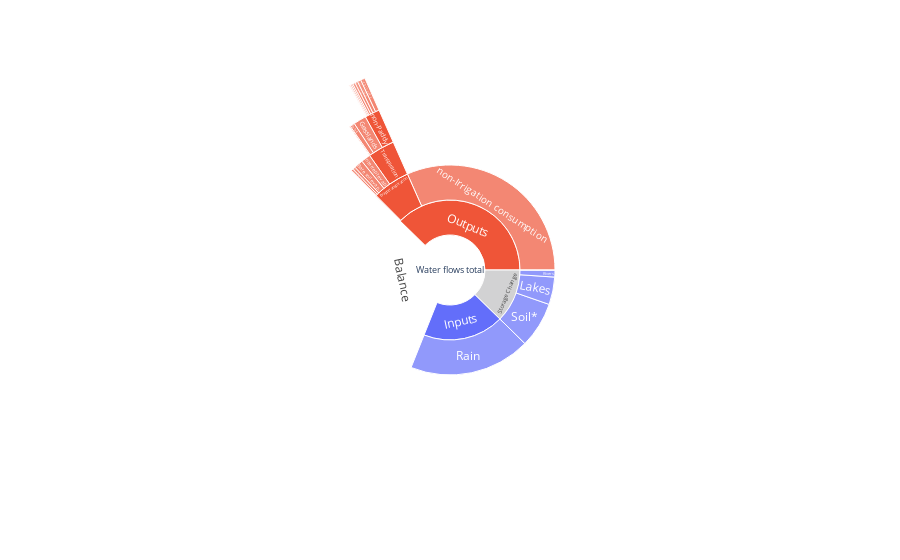

The cell this chart's notebook holds for it:
### Code cell
if withCrops == True:
    ####################
    # Circle, complete, with ET
    #['sum_actTransTotal',       'Transpiration',                'M',    'Output_ET'],
    labels_ET, parents_ET, values_ET, colors_ET = [], [], [], []
    VAR = [WB['Output_ET'], 'Evapotranspiration']


    for Var in VAR[0]:
        Y = Var[1]
        Y = Y[2:]
        labels_ET.append(Var[0])
        parents_ET.append(VAR[1])
        values_ET.append(np.sum(Y))
        colors_ET.append('negative')

        if Var[0] == 'Transpiration':
            total_Trans = np.sum(Y)

    #21Oct values_ET[-1] += max(sum(values_ET)-total_ET, 0)

    ####
    # ['actTransTotal_nonpaddy', 'Transpiration (non-Paddy)', 'M', 'Output_Trans']
    labels_Trans, parents_Trans, values_Trans, colors_Trans = [], [], [], []

    VAR = [WB['Output_Trans'], 'Transpiration']

    #21Oct Y_select = []
    for Var in VAR[0]:
        Y = Var[1]
        Y = Y[2:]
        labels_Trans.append(Var[0])
        parents_Trans.append(VAR[1])
        values_Trans.append(np.sum(Y))
        colors_Trans.append('negative')

        if Var[0] == 'non-Paddy': #21Oct Transpiration (non-Paddy)
            total_irrTrans = np.sum(Y)    
        if Var[0] == 'Grasslands': #21Oct Transpiration (non-Paddy)
            total_nonirrTrans = np.sum(Y)    

    #Oct21 values_Trans[-1] += max(sum(values_Trans)-total_Trans, 0)
    #####
    # ['actTransTotal_crops_Irr[0]', 'Trans Irr crop 0', 'M', 'Output_irrTrans']
    labels_irrTrans, parents_irrTrans, values_irrTrans, colors_irrTrans = [], [], [], []
    if 'Output_irrTrans' in WB.keys():
        
        VAR = [WB['Output_irrTrans'], 'non-Paddy']
        for Var in VAR[0]:
            Y = Var[1]
            Y = Y[2:]
            labels_irrTrans.append(Var[0])
            parents_irrTrans.append(VAR[1])
            values_irrTrans.append(np.sum(Y))
            colors_irrTrans.append('negative')
        
    
    labels_nonirrTrans, parents_nonirrTrans, values_nonirrTrans, colors_nonirrTrans = [], [], [], []
    if 'Output_nonirrTrans' in WB.keys():
        
        VAR = [WB['Output_nonirrTrans'], 'Grasslands']
        for Var in VAR[0]:
            Y = Var[1]
            Y = Y[2:]
            labels_irrTrans.append(Var[0])
            parents_irrTrans.append(VAR[1])
            values_irrTrans.append(np.sum(Y))
            colors_irrTrans.append('negative')

    #21Oct values_irrTrans[-1] -= max(sum(values_irrTrans)-total_irrTrans, 0)

    values_Parents_map_Circle_complete = {'Water flows total':total_input_adjusted+ total_output+magnitude_change+abs(balance),
                                          'Inputs':total_input_adjusted, 
                                          'Outputs':total_output, 
                                          'Storage Change':magnitude_change,
                                          '':total_input_adjusted+ total_output+magnitude_change+abs(balance), 
                                          'Evapotranspiration': total_ET,   
                                          'Transpiration':total_Trans,
                                          'non-Paddy': total_irrTrans,
                                          'Grasslands': total_nonirrTrans
                                }


    labels  =labels_Circle_main+labels_ET+labels_Trans+labels_irrTrans+labels_nonirrTrans
    parents =parents_Circle_main+ parents_ET+ parents_Trans + parents_irrTrans+ parents_nonirrTrans
    values  =values_Circle_main+values_ET+values_Trans + values_irrTrans + values_nonirrTrans
    colors  =colors_Circle_main+ colors_ET+ colors_Trans + colors_irrTrans + colors_nonirrTrans
    fractions = ["{:.1%}".format(values[i]/values_Parents_map_Circle_complete[parents[i]]) for i in range(len(values))]

    #print([(labels[i], values[i]) for i in range((len(labels)))])

    d={'labels':labels, 'parents':parents, 'values':values, 'colors':colors, 'fractions':fractions}

    df = pd.DataFrame(data=d)
    fig_Circle_complete_crops = px.sunburst(df, names='labels', parents='parents', values='values', color='colors', branchvalues='total', color_discrete_map=colors_Circle_main_discrete_map, hover_data=['fractions'])
    #fig.update_layout(uniformtext=dict(minsize=15, mode='hide'))
    fig_Circle_complete.update_layout(height=700, title='Water balance circle<br><br> '+Title)
    fig_Circle_complete.update_layout(
        title={'y':0.75, 'x':0.05, 'xanchor': 'left', 'yanchor': 'top'}) #, 'font_size':26})

    fig_Circle_complete_crops.update_layout(hoverlabel=dict(font_size=16))
    if dark:
        fig_Circle_complete_crops.update_layout(template='plotly_dark')
    fig_Circle_complete_crops.show()


    # Creating circle with crops 
    # ['actTransTotal_crops_Irr[0]', 'Trans Irr crop 0', 'M', 'Output_irrTrans']

### Figure 1 — Plotly figure (JSON) as saved in the notebook; plotly's stock layout.template omitted (floating-point values rounded to 4 significant figures)
{"data": [{"branchvalues": "total", "customdata": [["18.7%"], ["37.6%"], ["12.4%"], ["31.3%"], ["0.0%"], ["100.0%"], ["0.0%"], ["0.1%"], ["15.4%"], ["0.1%"], ["0.3%"], ["84.1%"], ["0.0%"], ["0.3%"], ["8.4%"], ["34.3%"], ["56.9%"], ["53.3%"], ["18.0%"], ["18.8%"], ["5.4%"], ["4.5%"], ["0.0%"], ["14.2%"], ["38.0%"], ["2.9%"], ["44.9%"], ["12.9%"], ["15.5%"], ["25.1%"], ["0.0%"], ["6.9%"], ["0.0%"], ["1.0%"], ["0.0%"], ["1.2%"], ["2.2%"], ["0.0%"], ["4.4%"], ["8.0%"], ["0.0%"], ["3.2%"], ["0.0%"], ["19.3%"], ["0.0%"]], "domain": {"x": [0, 1], "y": [0, 1]}, "hovertemplate": "labels=%{label}<br>value=%{value}<br>parent=%{parent}<br>fractions=%{customdata[0]}<extra></extra>", "labels": ["Inputs", "Outputs", "Storage Change", "Balance", "Adjusted pumping", "Rain", "Snow", "Downstream", "Evapotranspiration", "Channel evap.", "Lake evap.", "non-Irrigation consumption", "Non-lost fossil water", "Groundwater", "Rivers", "Lakes", "Soil*", "Transpiration", "Bare soil evap.", "Intercept evap.", "Open water evap.", "Evap. application loss", "Snow evap.", "Forest", "Grasslands", "Paddy", "non-Paddy", "Trans Irr crop 0", "Trans Irr crop 1", "Trans Irr crop 2", "Trans Irr crop 3", "Trans Irr crop 4", "Trans Irr crop 5", "Trans Irr crop 6", "Trans Irr crop 7", "Trans Irr crop 8", "Trans Irr crop 9", "Trans Irr crop 10", "Trans Irr crop 11", "Trans Irr crop 12", "Trans Irr crop 13", "Trans Irr crop 14", "Trans Irr crop 15", "Trans Irr crop 16", "Trans Irr crop 17"], "marker": {"colors": ["#636EFA", "#EF5538", "#D2D2D3", "white", "#636EFA", "#636EFA", "#636EFA", "#EF5538", "#EF5538", "#EF5538", "#EF5538", "#EF5538", "#EF5538", "#636EFA", "#636EFA", "#636EFA", "#636EFA", "#EF5538", "#EF5538", "#EF5538", "#EF5538", "#EF5538", "#EF5538", "#EF5538", "#EF5538", "#EF5538", "#EF5538", "#EF5538", "#EF5538", "#EF5538", "#EF5538", "#EF5538", "#EF5538", "#EF5538", "#EF5538", "#EF5538", "#EF5538", "#EF5538", "#EF5538", "#EF5538", "#EF5538", "#EF5538", "#EF5538", "#EF5538", "#EF5538"]}, "name": "", "parents": ["Water flows total", "Water flows total", "Water flows total", "Water flows total", "Inputs", "Inputs", "Inputs", "Outputs", "Outputs", "Outputs", "Outputs", "Outputs", "Outputs", "Storage Change", "Storage Change", "Storage Change", "Storage Change", "Evapotranspiration", "Evapotranspiration", "Evapotranspiration", "Evapotranspiration", "Evapotranspiration", "Evapotranspiration", "Transpiration", "Transpiration", "Transpiration", "Transpiration", "non-Paddy", "non-Paddy", "non-Paddy", "non-Paddy", "non-Paddy", "non-Paddy", "non-Paddy", "non-Paddy", "non-Paddy", "non-Paddy", "non-Paddy", "non-Paddy", "non-Paddy", "non-Paddy", "non-Paddy", "non-Paddy", "non-Paddy", "non-Paddy"], "type": "sunburst", "values": [6408269903, 12909890494, 4235926016, 10737546767, 573007, 6407696896, 0, 13732346, 1991502848, 12522116, 39506752, 10852626432, 0, 13936640, 356153760, 1453632768, 2412203008, 1061973120, 358115840, 374775616, 107664208, 88974112, 0, 150804192, 403693536, 30320508, 477154912, 61767836, 74088704, 119933568, 0, 33059882, 0, 4760000.0, 0, 5731000.0, 10299736, 0, 21090428, 38337012, 0, 15481206, 0, 92315224, 0]}], "layout": {"hoverlabel": {"font": {"size": 16}}, "legend": {"tracegroupgap": 0}, "margin": {"t": 60}}}
